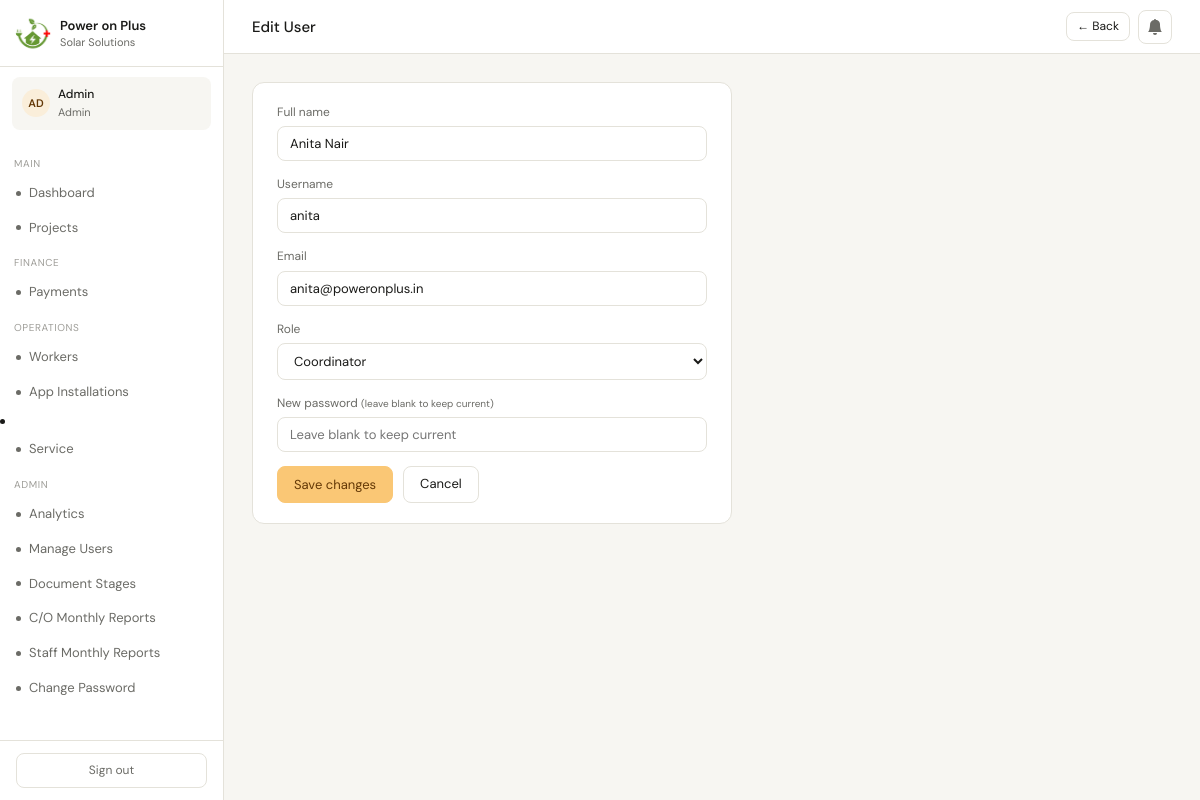
Page /admin/users/2/edit (signed in) on the committed database.
### app.py (models this page shows, shortened)
class User(UserMixin, db.Model):
    __tablename__ = 'users'
    id         = db.Column(db.Integer, primary_key=True)
    username   = db.Column(db.String(80),  unique=True, nullable=False)
    email      = db.Column(db.String(120), unique=True, nullable=False)
    password   = db.Column(db.String(512), nullable=False)   # 512 for scrypt hashes
    full_name  = db.Column(db.String(120), nullable=False)
    role       = db.Column(db.Enum('admin','coordinator','documents','payments','onsite','appinstall'), nullable=False)
    is_active  = db.Column(db.Boolean, default=True)
    created_at = db.Column(db.DateTime, default=datetime.utcnow)
    status     = db.Column(db.String(20), nullable=False, default='active')
    failed_logins   = db.Column(db.Integer, default=0)
    locked_until    = db.Column(db.DateTime, nullable=True)

### app.py (the view, shortened to what this page needs)
@app.route('/admin/users/<int:user_id>/edit', methods=['GET', 'POST'])
@login_required
@roles_required('admin')
def edit_user(user_id):
    u = User.query.get_or_404(user_id)
    return render_template('edit_user.html', user=u)

### app.py (called while the page is built)
@app.after_request
def set_security_headers(response):
    response.headers['X-Content-Type-Options']    = 'nosniff'
    response.headers['X-Frame-Options']           = 'SAMEORIGIN'
    response.headers['X-XSS-Protection']          = '1; mode=block'
    response.headers['Referrer-Policy']           = 'strict-origin-when-cross-origin'
    response.headers['Permissions-Policy']        = 'geolocation=(), microphone=(), camera=()'
    response.headers['Content-Security-Policy'] = (
        "default-src 'self'; "
        "script-src 'self' 'unsafe-inline' https://cdn.jsdelivr.net https://cdnjs.cloudflare.com; "
        "style-src 'self' 'unsafe-inline' https://fonts.googleapis.com https://cdn.jsdelivr.net; "
        "font-src 'self' https://fonts.gstatic.com; "
        "img-src 'self' data:; "
        "connect-src 'self';"
    )
    return response

@login_manager.user_loader
def load_user(user_id):
    return User.query.get(int(user_id))

def roles_required(*roles):
    def decorator(f):
        @wraps(f)
        def wrapper(*args, **kwargs):
            if not current_user.is_authenticated or current_user.role not in roles:
                flash('Access denied.', 'danger')
                return redirect(url_for('dashboard'))
            return f(*args, **kwargs)
        return wrapper
    return decorator

### templates/edit_user.html (shortened to what this page needs)
{% extends "base.html" %}
{% block page_title %}Edit User{% endblock %}
{% block topbar_actions %}
  <a href="{{ url_for('manage_users') }}" class="btn btn-sm">← Back</a>
{% endblock %}
{% block content %}
<div class="card" style="max-width:480px">
  <form method="POST" action="{{ url_for('edit_user', user_id=user.id) }}" value="{{ csrf_token() }}">
    <div class="form-group">
      <label>Full name</label>
      <input name="full_name" type="text" required value="{{ user.full_name }}"/>
    </div>
    <div class="form-group">
      <label>Username</label>
      <input name="username" type="text" required value="{{ user.username }}"/>
    </div>
    <div class="form-group">
      <label>Email</label>
      <input name="email" type="email" required value="{{ user.email }}"/>
    </div>
    <div class="form-group">
      <label>Role</label>
      <select name="role" required>
        {% for val, label in [
            ('admin',      'Admin'),
            ('coordinator','Coordinator'),
            ('documents',  'Documents Team'),
            ('payments',   'Payments Team'),
            ('onsite',     'On-site Management'),
            ('appinstall', 'App Installation Team'),
        ] %}
          <option value="{{ val }}" {% if user.role == val %}selected{% endif %}>
            {{ label }}
          </option>
        {% endfor %}
      </select>
    </div>
    <div class="form-group">
      <label>New password <small style="color:var(--text-muted)">(leave blank to keep current)</small></label>
      <input name="password" type="password" placeholder="Leave blank to keep current"/>
    </div>
    <div style="display:flex;gap:10px;margin-top:8px">
      <button type="submit" class="btn btn-primary">Save changes</button>
      <a href="{{ url_for('manage_users') }}" class="btn">Cancel</a>
    </div>
  </form>
</div>
{% endblock %}

### templates/base.html (shortened to what this page needs)
<!DOCTYPE html>
<html lang="en">
<head>
</head>
<body>
<div id="wrap">
  <aside id="sidebar">
    <div class="brand">
      <div class="brand-icon">
        <img src="{{ url_for('static', filename='logo.webp') }}" alt="">
      </div>
      <div class="brand-text">
        <div class="name">Power on Plus</div>
        <div class="sub">Solar Solutions</div>
      </div>
    </div>
    {% if current_user.is_authenticated %}
    <div class="user-chip">
      <div class="user-avatar">{{ current_user.full_name[:2].upper() }}</div>
      <div>
        <div class="uname">{{ current_user.full_name.split()[0] }}</div>
        <div class="urole">{{ current_user.role }}</div>
      </div>
    </div>
    <nav>
      <div class="nav-section">Main</div>
      <a class="nav-link {% if request.endpoint == 'dashboard' %}active{% endif %}" href="{{ url_for('dashboard') }}">
        <span class="dot"></span> Dashboard
      </a>
      <a class="nav-link {% if request.endpoint in ['projects','project_detail'] %}active{% endif %}" href="{{ url_for('projects') }}">
        <span class="dot"></span> Projects
      </a>
      {% if current_user.role in ['admin','payments'] %}
      <div class="nav-section">Finance</div>
      <a class="nav-link {% if request.endpoint == 'payments_dashboard' %}active{% endif %}" href="{{ url_for('payments_dashboard') }}">
        <span class="dot"></span> Payments
      </a>
      {% endif %}
      {% if current_user.role in ['admin','onsite'] %}
      <div class="nav-section">Operations</div>
      <a class="nav-link {% if request.endpoint == 'workers' %}active{% endif %}" href="{{ url_for('workers') }}">
        <span class="dot"></span> Workers
      </a>
      {% endif %}
      {% if current_user.role in ['admin','appinstall','documents'] %}
      <a class="nav-link {% if request.endpoint == 'installations' %}active{% endif %}" href="{{ url_for('installations') }}">
        <span class="dot"></span> App Installations
      </a>
      {% endif %}
      {% if current_user.role in ['admin', 'onsite', 'coordinator'] %}
<li class="nav-item">
  <a class="nav-link {{ 'active' if request.endpoint == 'service_dashboard' }}"
     href="{{ url_for('service_dashboard') }}">
    <span class="dot"></span>Service
  </a>
</li>
{% endif %}
      {% if current_user.role == 'admin' %}
      <div class="nav-section">Admin</div>
      <a class="nav-link {% if request.endpoint == 'admin_analytics' %}active{% endif %}" href="{{ url_for('admin_analytics') }}">
        <span class="dot"></span> Analytics
      </a>
      <a class="nav-link {% if request.endpoint in ['manage_users','new_user'] %}active{% endif %}" href="{{ url_for('manage_users') }}">
        <span class="dot"></span> Manage Users
      </a>
      <a class="nav-link {% if request.endpoint in 'manage_document_stages' %}active{% endif %}" href="{{ url_for('manage_document_stages') }}">
        <span class="dot"></span>Document Stages</a>
      <a class="nav-link {% if request.endpoint in 'coordinator_reports' %}active{% endif %}" href="{{ url_for('coordinator_reports') }}">
        <span class="dot"></span>C/O Monthly Reports</a>
      <a class="nav-link {% if request.endpoint in 'docstaff_reports' %}active{% endif %}" href="{{ url_for('docstaff_reports') }}">
        <span class="dot"></span>Staff Monthly Reports</a>
      <a class="nav-link {% if request.endpoint in 'admin_change_password' %}active{% endif %}" href="{{ url_for('admin_change_password') }}">
        <span class="dot"></span>Change Password</a>
      {% endif %}
    </nav>
    <div class="sidebar-footer">
      <a href="{{ url_for('logout') }}" class="logout-btn">Sign out</a>
    </div>
    {% endif %}
  </aside>
  <div id="main">
    <div id="topbar">
      <div class="topbar-left">
        <div class="topbar-title">{% block page_title %}Dashboard{% endblock %}</div>
      </div>
      <div class="topbar-right">
        {% block topbar_actions %}{% endblock %}
        {% if current_user.is_authenticated %}
        <div class="notif-wrap" id="notifWrap">
          <button class="notif-btn" id="notifBtn" onclick="toggleNotifPanel()">
            <svg viewBox="0 0 16 16" fill="currentColor">
              <path d="M8 16a2 2 0 0 0 2-2H6a2 2 0 0 0 2 2zm.995-14.901a1 1 0 1 0-1.99 0A5.002 5.002 0 0 0 3 6c0 1.098-.5 6-2 7h14c-1.5-1-2-5.902-2-7a5.002 5.002 0 0 0-3.005-4.901z"/>
            </svg>
          </button>
        </div>
        {% endif %}
      </div>
    </div>
    <div id="content">
      {% block content %}{% endblock %}
    </div>
  </div>
</div>
</body>
</html>

### rows in the picture
User: full_name "AD", full_name "Admin", role "Admin"
User: full_name "Anita Nair", username "anita", email "anita@poweronplus.in", role "Coordinator"
